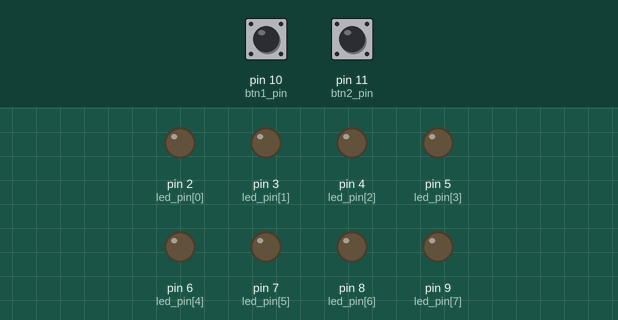
Recording of a sketch running on a simulated Arduino Uno, built with avr-gcc and run on an emulated ATmega328P. Shown: output pins drawn as LEDs (lit = HIGH). Inputs (shaded band) come from the test bench; at power-on: pin 10 (btn1_pin) LOW, pin 11 (btn2_pin) LOW.

Above: at 1.2 s.
1.3 s: pin 10 (btn1_pin) pulled HIGH for 0.15 s
At 2.1 s:
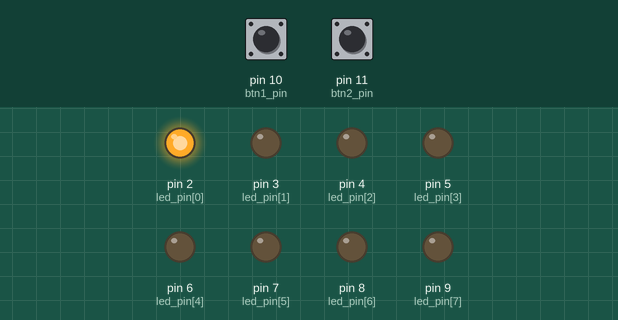
At 2.8 s:
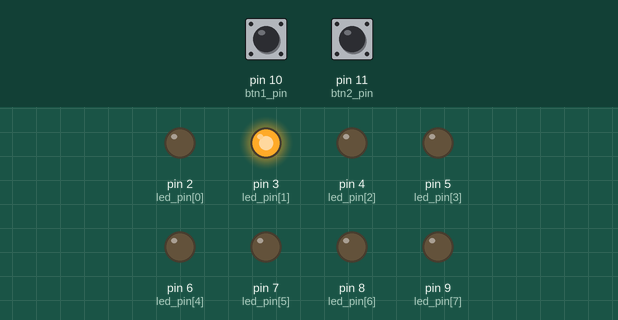
7.4 s: pin 11 (btn2_pin) pulled HIGH for 3.2 s
At 10.1 s:
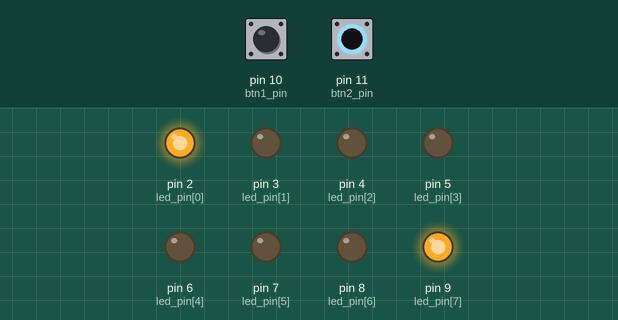
Timing chart, 0 to 17.8 s (numbered marks = the images above; inputs shaded):
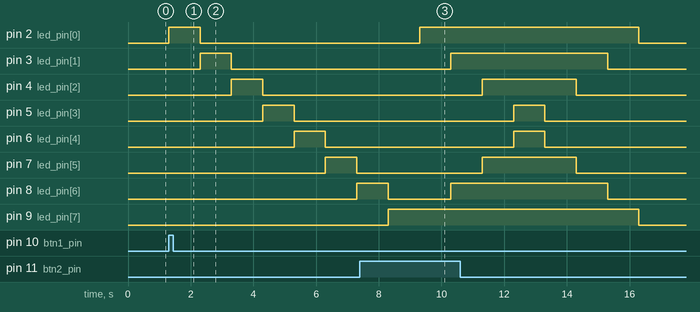

Measured:
- after the input at 1.3 s, pin 2 (led_pin[0]): LOW → HIGH at once, → LOW 1.0 s later; pin 3 (led_pin[1]): LOW → HIGH after 1.0 s, → LOW 1.0 s later; pin 4 (led_pin[2]): LOW → HIGH after 2.0 s, → LOW 1.0 s later; pin 5 (led_pin[3]): LOW → HIGH after 3.0 s, → LOW 1.0 s later; pin 6 (led_pin[4]): LOW → HIGH after 4.0 s, → LOW 1.0 s later
- after the input at 7.4 s, pin 2 (led_pin[0]): LOW → HIGH after 1.9 s, → LOW 7.0 s later; pin 3 (led_pin[1]): LOW → HIGH after 2.9 s, → LOW 5.0 s later; pin 4 (led_pin[2]), pin 7 (led_pin[5]): LOW → HIGH after 3.9 s, → LOW 3.0 s later; pin 5 (led_pin[3]), pin 6 (led_pin[4]): LOW → HIGH after 4.9 s, → LOW 1.0 s later

The sketch:

___.ino
```cpp
int led_pin[] = { 2, 3, 4, 5, 6, 7, 8, 9 };

const int btn1_pin = 10;
const int btn2_pin = 11;

int button1State = 0;
int button2State = 0;

int i, j;

void setup() {
  for (i = 0; i < 8; i++) {
    pinMode(led_pin[i], OUTPUT);
  }

  pinMode(btn1_pin, INPUT);
  pinMode(btn2_pin, INPUT);
}

void loop() {
  button1State = digitalRead(btn1_pin);
  button2State = digitalRead(btn2_pin);
  if (button1State == HIGH) {
    for (i = 0; i < 8; i++) {
      digitalWrite(led_pin[i], HIGH);
      delay(1000);
      digitalWrite(led_pin[i], LOW);
    }
  } else {
    for (i = 0; i < 8; i++) {
      digitalWrite(led_pin[i], LOW);
    }
  }

  if (button2State == HIGH) {
    for (i = 0; i < 4; i++) {
      digitalWrite(led_pin[i], HIGH);
      digitalWrite(led_pin[7 - i], HIGH);
      delay(1000);
    }

    for (i = 0; i < 4; i++) {
      digitalWrite(led_pin[3 - i], LOW);
      digitalWrite(led_pin[4 + i], LOW);
      delay(1000);
    }
  } else {
    for (i = 0; i < 8; i++) {
      digitalWrite(led_pin[i], LOW);
    }
  }
}
```
